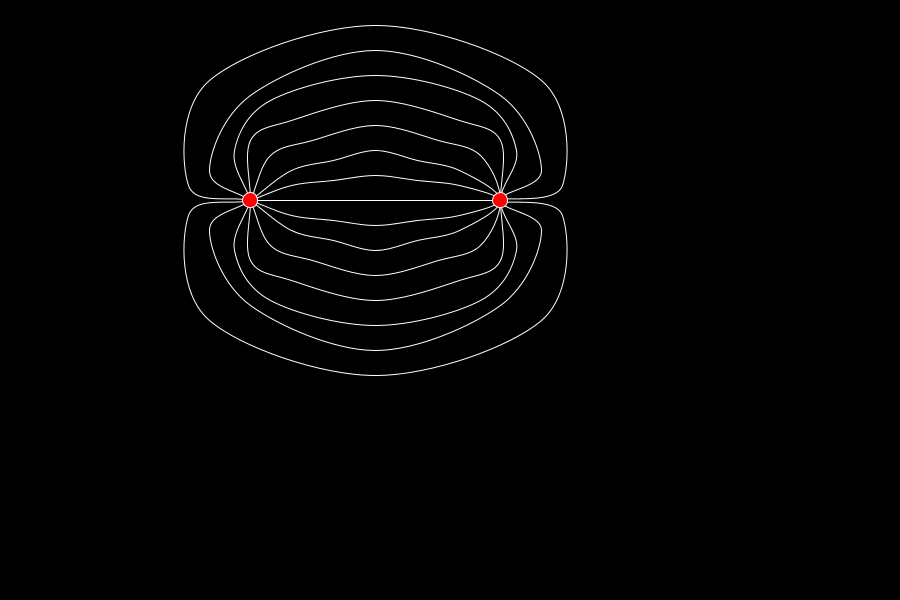
Frame 1 (no input)
Frame 60 (the mouse pressed at the canvas centre just before this capture): identical to frame 1, image omitted
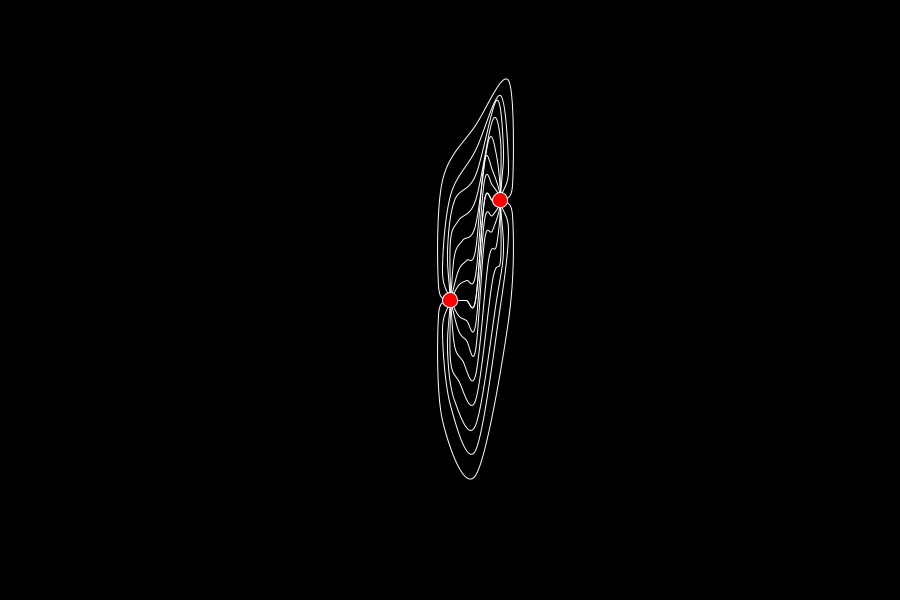
Frame 120 (the mouse held since frame 60 and released just before this capture)

The Processing sketch that drew these frames (run headless with seeded random() and noise(); from frame 60 on, the mouse is pressed at the canvas centre):

// Processing sketch: hilos_que_unen_360_usando_raton
// ── hilos_que_unen_360_usando_raton.pde

int[] x = new int [4]; //{x0,x2,x3,x4}
int[] y = new int [4];
int[][] jointPos = new int[15][2];   //{person}{x,y}
PVector p1 = new PVector(250,200,0);
PVector p2 = new PVector(500,200,0);

void setup(){
  size(900,600);
  background(255);
}

void draw(){
  background(0);
  
  if (mousePressed == true) {
    p1.x = mouseX;
    p1.y = mouseY;
  }
  
  for(int r=0; r<8; r++){
    change(r,int(p1.x),int(p1.y),int(p2.x),int(p2.y));
    drawLine(x[0],y[0],int(p1.x),int(p1.y),x[1],y[1],x[2],y[2],x[3],y[3],int(p2.x),int(p2.y));
  }
  fill(255,0,0);
  ellipse(int(p1.x),int(p1.y),15,15);
  ellipse(int(p2.x),int(p2.y),15,15);
}

void change(int num, int x1, int y1, int x2, int y2){
  int q = x2-x1;
  switch(num){
    case 0:
      x[0] = -q/6;
      x[1] = q/6;
      x[2] = q/3;
      x[3] = q/2;
      y[0] = 0;
      y[1] = 0;
      y[2] = 0;
      y[3] = 0;
      break;
    case 1:
      x[0] = -q/6;
      x[1] = q/6;
      x[2] = q/3;
      x[3] = q/2;
      y[0] = -15*num;
      y[1] = 15*num;
      y[2] = 20*num;
      y[3] = 25*num;
      break;
    case 2:
      x[0] = -q/6;
      x[1] = q/6;
      x[2] = q/3;
      x[3] = q/2;
      y[0] = -15*num;
      y[1] = 15*num;
      y[2] = 20*num;
      y[3] = 25*num;
      break;
    case 3:
      x[0] = -q/12;
      x[1] = q/12;
      x[2] = q/4;
      x[3] = q/2;
      y[0] = -15*num;
      y[1] = 15*num;
      y[2] = 20*num;
      y[3] = 25*num;
      break;
    case 4:
      x[0] = 0;
      x[1] = 0;
      x[2] = q/6;
      x[3] = q/2;
      y[0] = -15*num;
      y[1] = 15*num;
      y[2] = 20*num;
      y[3] = 25*num;
      break;
    case 5:
      x[0] = +q/15;
      x[1] = -q/15;
      x[2] = q/12;
      x[3] = q/2;
      y[0] = -15*3-5;
      y[1] = 15*3+5;
      y[2] = 20*num;
      y[3] = 25*num;
      break;
    case 6:
      x[0] = q/6;
      x[1] = -q/6;
      x[2] = 0;
      x[3] = q/2;
      y[0] = -15*2;
      y[1] = 15*2;
      y[2] = 20*5+5;
      y[3] = 25*num;
      break;
    case 7:
      x[0] = q/4;
      x[1] = -q/4;
      x[2] = -q/6;
      x[3] = q/2;
      y[0] = -15;
      y[1] = 15;
      y[2] = 20*6;
      y[3] = 25*num;
      break;
      
  }
}

void drawLine(int x0, int y0, int x1, int y1, int x2, int y2, int x3, int y3, int x4, int y4, int x7, int y7){
    noFill();
    stroke(255);
    beginShape();
    curveVertex(x1+x0,y1+y0);
    curveVertex(x1,y1);
    curveVertex(x1+x2,y1+y2);
    curveVertex(x1+x3,y1+y3);
    curveVertex(x1+x4,y1+y4);
    curveVertex(x7-x3,y7+y3);
    curveVertex(x7-x2,y7+y2);
    curveVertex(x7,y7);
    curveVertex(x7+x0,y7+y0);
    endShape();
    noFill();
    stroke(255);
    beginShape();
    curveVertex(x1+x0,y1-y0);
    curveVertex(x1,y1);
    curveVertex(x1+x2,y1-y2);
    curveVertex(x1+x3,y1-y3);
    curveVertex(x1+x4,y1-y4);
    curveVertex(x7-x3,y7-y3);
    curveVertex(x7-x2,y7-y2);
    curveVertex(x7,y7);
    curveVertex(x7+x0,y7-y0);
    endShape();
}
